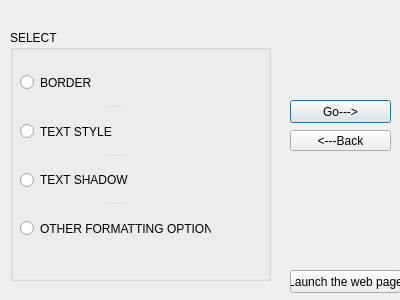
<?xml version="1.0" encoding="UTF-8"?>
<ui version="4.0">
 <class>menu</class>
 <widget class="QDialog" name="menu">
  <property name="geometry">
   <rect>
    <x>0</x>
    <y>0</y>
    <width>400</width>
    <height>300</height>
   </rect>
  </property>
  <property name="windowTitle">
   <string>Dialog</string>
  </property>
  <widget class="QGroupBox" name="groupBox">
   <property name="geometry">
    <rect>
     <x>10</x>
     <y>30</y>
     <width>261</width>
     <height>251</height>
    </rect>
   </property>
   <property name="title">
    <string>SELECT</string>
   </property>
   <widget class="QSplitter" name="splitter">
    <property name="geometry">
     <rect>
      <x>10</x>
      <y>30</y>
      <width>191</width>
      <height>191</height>
     </rect>
    </property>
    <property name="orientation">
     <enum>Qt::Vertical</enum>
    </property>
    <widget class="QRadioButton" name="bRadioButton">
     <property name="text">
      <string>BORDER</string>
     </property>
    </widget>
    <widget class="QRadioButton" name="textStyleRadioButton">
     <property name="text">
      <string>TEXT STYLE</string>
     </property>
    </widget>
    <widget class="QRadioButton" name="textShadowRadioButton">
     <property name="text">
      <string>TEXT SHADOW</string>
     </property>
    </widget>
    <widget class="QRadioButton" name="fomtgRadioButton">
     <property name="text">
      <string>OTHER FORMATTING OPTIONS</string>
     </property>
    </widget>
   </widget>
  </widget>
  <widget class="QPushButton" name="pushButton">
   <property name="geometry">
    <rect>
     <x>290</x>
     <y>100</y>
     <width>101</width>
     <height>23</height>
    </rect>
   </property>
   <property name="text">
    <string>Go---&gt;</string>
   </property>
  </widget>
  <widget class="QPushButton" name="backButton">
   <property name="geometry">
    <rect>
     <x>290</x>
     <y>130</y>
     <width>101</width>
     <height>21</height>
    </rect>
   </property>
   <property name="text">
    <string>&lt;---Back</string>
   </property>
  </widget>
  <widget class="QPushButton" name="launchButton">
   <property name="geometry">
    <rect>
     <x>290</x>
     <y>270</y>
     <width>111</width>
     <height>23</height>
    </rect>
   </property>
   <property name="text">
    <string>Launch the web page</string>
   </property>
  </widget>
 </widget>
 <resources/>
 <connections/>
</ui>
